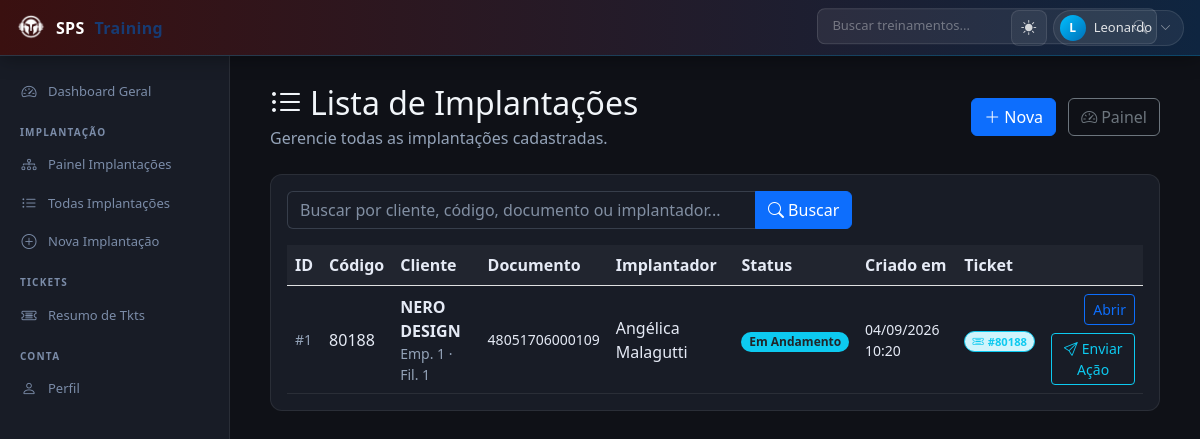
Page /implantacao/lista/ (signed in) on the earlier database version.
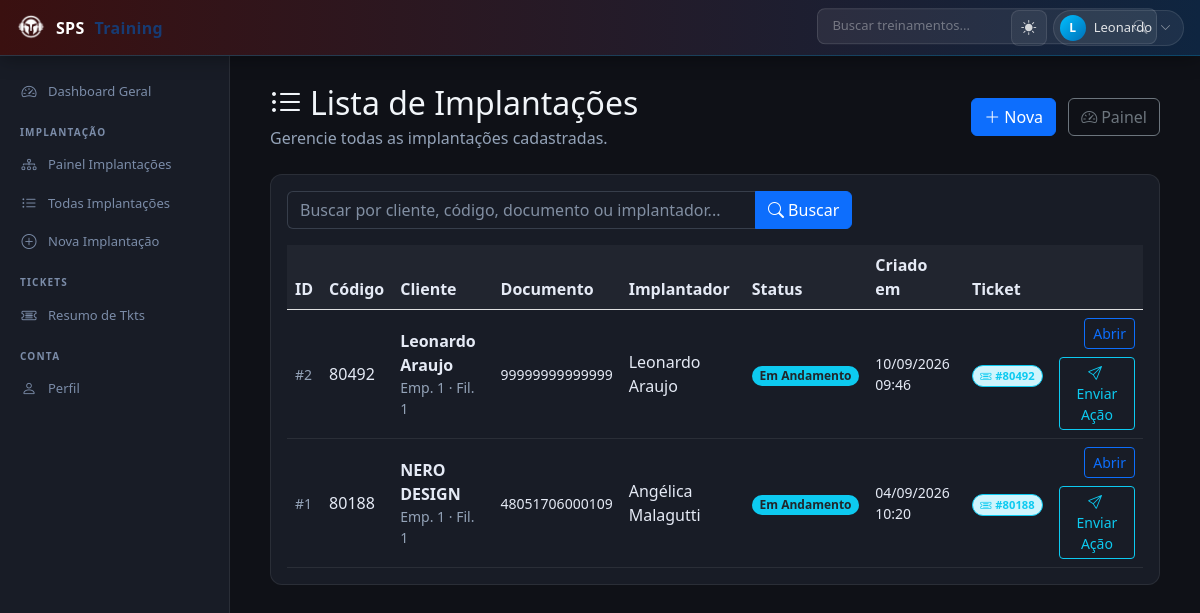
Same page on the later database version.
### implantacao/models/implantacao.py (models this page shows, shortened)
class Implantacao(models.Model):
    empresa = models.IntegerField(default=0)
    filial = models.IntegerField(default=0)
    codigo_cliente = models.CharField(max_length=50)
    cliente = models.CharField(max_length=120)
    documento_cliente = models.CharField(max_length=30)
    implantador = models.CharField(max_length=120, blank=True, default='')
    data_implantacao = models.DateField(
        null=True,
        blank=True,
    )
    prazo_implementacao = models.DateField(
        null=True,
        blank=True,
    )
    status = models.CharField(
        max_length=30,
        choices=StatusImplantacao.choices,
        default=StatusImplantacao.NAO_INICIADO,
    )
    observacoes = models.TextField(blank=True)
    criado_em = models.DateTimeField(auto_now_add=True)
    atualizado_em = models.DateTimeField(auto_now=True)
    class Meta:
        db_table = 'implantacoes'
        ordering = ['-criado_em']

### implantacao/models/origem_movidesk.py (models this page shows, shortened)
class OrigemMovidesk(models.Model):
    implantacao = models.OneToOneField(
        'implantacao.Implantacao',
        related_name='movidesk',
        on_delete=models.CASCADE,
    )
    ticket_id = models.BigIntegerField(unique=True)
    sincronizado_em = models.DateTimeField(null=True, blank=True)
    dados_origem = models.JSONField(default=dict)
    class Meta:
        db_table = 'implantacoes_origens_movidesk'

### implantacao/views.py (the view, shortened to what this page needs)
# urls.py: path('lista/', views.ImplantacaoListView.as_view(), name='implantacao_list'),
@method_decorator(login_required, name='dispatch')
class ImplantacaoListView(ListView):
    template_name = 'pages/implantacao_list.html'
    context_object_name = 'object_list'
    paginate_by = 25
    def get_queryset(self):
        qs = Implantacao.objects.select_related('movidesk').order_by('-criado_em')
        q = self.request.GET.get('q', '').strip()
        return qs
    def get_context_data(self, **kwargs):
        ctx = super().get_context_data(**kwargs)
        ctx['query'] = self.request.GET.get('q', '').strip()
        return ctx

### templates/pages/implantacao_list.html (shortened to what this page needs)
{% extends 'base.html' %}
{% block content %}
<div class="container-fluid">
    <div class="row mb-4 align-items-center">
        <div class="col-md-8">
            <h2 class="mb-1"><i class="bi bi-list-ul me-2"></i>Lista de Implantações</h2>
            <p class="text-muted mb-0">Gerencie todas as implantações cadastradas.</p>
        </div>
        <div class="col-md-4 text-md-end mt-3 mt-md-0">
            <a href="{% url 'implantacao:implantacao_nova' %}" class="btn btn-primary me-2">
                <i class="bi bi-plus-lg me-1"></i>Nova
            </a>
            <a href="{% url 'implantacao:dashboard' %}" class="btn btn-outline-secondary">
                <i class="bi bi-speedometer2 me-1"></i>Painel
            </a>
        </div>
    </div>
    <div class="card">
        <div class="card-body">
            <form method="get" class="row g-3 mb-3">
                <div class="col-md-8">
                    <div class="input-group">
                        <input type="text" name="q" class="form-control"
                            placeholder="Buscar por cliente, código, documento ou implantador..." value="{{ query }}">
                        <button class="btn btn-primary" type="submit">
                            <i class="bi bi-search me-1"></i>Buscar
                        </button>
                    </div>
                </div>
            </form>
            <div class="table-responsive d-none d-lg-block">
                <table class="table table-hover align-middle mb-0">
                    <thead class="table-light">
                        <tr>
                            <th>ID</th>
                            <th>Código</th>
                            <th>Cliente</th>
                            <th>Documento</th>
                            <th>Implantador</th>
                            <th>Status</th>
                            <th>Criado em</th>
                            <th>Ticket</th>
                            <th></th>
                        </tr>
                    </thead>
                    <tbody>
                        {% for imp in object_list %}
                        <tr>
                            <td class="small text-muted">#{{ imp.id }}</td>
                            <td>{{ imp.codigo_cliente }}</td>
                            <td>
                                <div class="fw-semibold">{{ imp.cliente }}</div>
                                {% if imp.empresa or imp.filial %}
                                <div class="small text-muted">Emp. {{ imp.empresa }} · Fil. {{ imp.filial }}</div>
                                {% endif %}
                            </td>
                            <td class="small">{{ imp.documento_cliente }}</td>
                            <td>{{ imp.implantador|default:"—" }}</td>
                            <td>
                                {% with s=imp.status %}
                                <span
                                    class="badge rounded-pill
                                    {% if s == 'nao_iniciado' %}bg-secondary{% elif s == 'em_andamento' %}bg-info text-dark{% elif s == 'finalizado' %}bg-success{% else %}bg-danger{% endif %}">
                                    {{ imp.get_status_display }}
                                </span>
                                {% endwith %}
                            </td>
                            <td class="small">{{ imp.criado_em|date:"d/m/Y H:i" }}</td>
                            <td>
                                {% with origem=imp.movidesk %}
                                    {% if origem %}
                                    <span class="badge bg-info-subtle text-info border border-info rounded-pill" style="font-size: .7rem;">
                                        <i class="bi bi-ticket-detailed me-1"></i>#{{ origem.ticket_id }}
                                    </span>
                                    {% else %}
                                    <span class="badge bg-secondary-subtle text-secondary border border-secondary rounded-pill" style="font-size: .7rem;">
                                        Sem vínculo
                                    </span>
                                    {% endif %}
                                {% endwith %}
                            </td>
                            <td>
                                <div class="d-flex flex-wrap gap-2 justify-content-end">
                                    <a href="{% url 'implantacao:implantacao_detail' imp.pk %}"
                                       class="btn btn-sm btn-outline-primary">
                                        Abrir
                                    </a>
                                    <button type="button"
                                            class="btn btn-sm btn-outline-info btn-enviar-acao"
                                            data-pk="{{ imp.pk }}"
                                            data-cliente="{{ imp.cliente }}"
                                            data-next="{{ request.get_full_path }}"
                                            data-url="{% url 'implantacao:implantacao_enviar_acao' imp.pk %}"
                                            data-tem-origem="{% if imp.movidesk %}1{% else %}0{% endif %}"
                                            {% if not imp.movidesk %}title="Implantação sem ticket Movidesk vinculado."{% endif %}>
                                        <i class="bi bi-send me-1"></i>Enviar Ação
                                    </button>
                                </div>
                            </td>
                        </tr>
                        {% endfor %}
                    </tbody>
                </table>
            </div>
        </div>
    </div>
</div>
{% endblock %}

### templates/base.html (shortened to what this page needs)
{% load static %}
<!DOCTYPE html>
<html lang="pt-br" data-theme="dark">
<head>
    <link href="https://cdn.jsdelivr.net/npm/bootstrap@5.3.0/dist/css/bootstrap.min.css" rel="stylesheet">
    <link href="https://cdn.jsdelivr.net/npm/bootstrap@5.3.0/dist/css/bootstrap.min.css" rel="stylesheet">
    <link href="https://cdn.jsdelivr.net/npm/bootstrap-icons@1.10.0/font/bootstrap-icons.css" rel="stylesheet">
</head>
<body>
    <nav class="sps-navbar">
        <a class="sps-navbar__brand" href="/home/">
            <img src="{% static 'logo.png' %}" alt="SPS">
            SPS <span>Training</span>
        </a>
        {% if user.is_authenticated %}
        <div class="sps-search">
            <input type="text" id="searchInput" placeholder="Buscar treinamentos..." autocomplete="off">
            <i class="bi bi-search sps-search__icon"></i>
        </div>
        {% endif %}
        <div class="sps-navbar__actions">
            <button class="sps-nav-btn" onclick="toggleTheme()" title="Alternar tema" aria-label="Tema">
                <i class="bi bi-moon-fill" id="themeIcon"></i>
            </button>
            {% if user.is_authenticated %}
            <div class="sps-dropdown" id="userDropdown">
                <div class="sps-user-chip" onclick="toggleDropdown('userDropdown')">
                    <div class="sps-user-chip__avatar">
                        {{ user.first_name|default:user.username|slice:":1"|upper }}
                    </div>
                    <span>{{ user.first_name|default:user.username }}</span>
                    <i class="bi bi-chevron-down" style="font-size:11px; opacity:.6;"></i>
                </div>
            </div>
            {% else %}
            <a class="sps-nav-btn" href="{% url 'login' %}" title="Entrar">
                <i class="bi bi-box-arrow-in-right"></i>
            </a>
            {% endif %}
        </div>
    </nav>
    <div class="sps-layout">
        {% if user.is_authenticated %}
        <aside class="sps-sidebar" id="sidebar">
            <a class="sps-nav-link {% block active_home %}{% endblock %}" href="{% url 'home' %}">
                <i class="bi bi-speedometer2"></i>
                Dashboard Geral
            </a>
            <div class="sps-sidebar__label">Implantação</div>
            <a class="sps-nav-link {% block active_implantacao %}{% endblock %}"
                href="{% url 'implantacao:dashboard' %}">
                <i class="bi bi-diagram-3"></i>
                Painel Implantações
            </a>
            <a class="sps-nav-link" href="{% url 'implantacao:implantacao_list' %}">
                <i class="bi bi-list-ul"></i>
                Todas Implantações
            </a>
            <a class="sps-nav-link" href="{% url 'implantacao:implantacao_nova' %}">
                <i class="bi bi-plus-circle"></i>
                Nova Implantação
            </a>
            <div class="sps-sidebar__label">Tickets</div>
            <a class="sps-nav-link" href="{% url 'tkts:painel_atrasados' %}">
                <i class="bi bi-ticket-detailed"></i>
                Resumo de Tkts
            </a>
            <div class="sps-sidebar__label">Conta</div>
            <a class="sps-nav-link" href="{% url 'autenticacao:perfil_template' %}">
                <i class="bi bi-person"></i>
                Perfil
            </a>
        </aside>
        {% endif %}
        <main class="sps-main">
            {% block content %}{% endblock %}
        </main>
    </div>
</body>
</html>

Differences in the rows shown:
added Implantacao: id "2", codigo_cliente "80492", cliente "Leonardo Araujo", empresa "1", filial "1", documento_cliente "99999999999999", implantador "Leonardo Araujo", status "Em Andamento", criado_em "10/09/2026 09:46", movidesk.ticket_id "80492"
